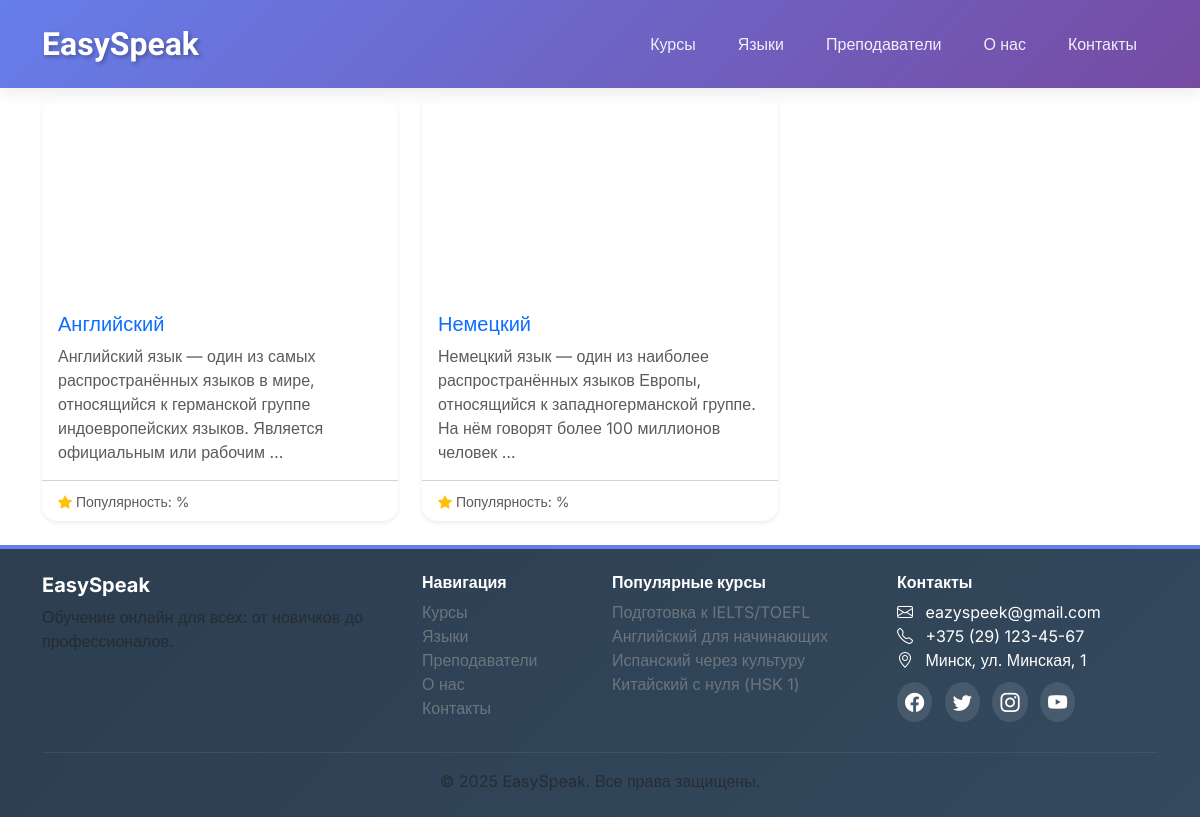
The page /courses/language/ on the database its author committed.
### courses/models/language.py (models this page shows, shortened)
class Language(models.Model):
    name = models.CharField('Название языка', max_length=50, unique=True)
    code = models.CharField('Код языка', max_length=10, unique=True)
    description = models.TextField('Описание языка', blank=True)
    is_active = models.BooleanField( 'Активный', default=True)
    flag_icon = models.CharField('Иконка флага', max_length=50, blank=True)
    class Meta:
        verbose_name = 'Язык'
        verbose_name_plural = 'Языки'
        ordering = ['name']
        indexes = [
            models.Index(fields=['is_active']),
        ]

### courses/views.py (the view)
# urls.py: path('language/',  LanguageListView.as_view(), name="language"),
class LanguageListView(ListView):
    model = Language
    template_name = 'courses/language.html'
    context_object_name = 'languages'
    def get_queryset(self):
        return Language.objects.filter(is_active=True).order_by('name')

### courses/templates/courses/language.html (shortened to what this page needs)
{% extends "courses/layout.html" %}
{% block content %}
<div class="d-flex justify-content-between align-items-center mb-4">
    <h1 class="mb-0">Все языки</h1>
</div>
<div class="row row-cols-1 row-cols-md-2 row-cols-lg-3 g-4">
    {% for language in languages %}
    <div class="col">
        <div class="card h-100 language-card shadow-sm">
            <div class="card-img-top" style="height: 200px;">
                <div class="d-flex align-items-center justify-content-center h-100">
                    <i class="bi bi-code-square text-white" style="font-size: 3rem;"></i>
                </div>
            </div>
            <div class="card-body d-flex flex-column">
                <h5 class="card-title text-primary">{{ language.name }}</h5>
                <p class="card-text text-muted flex-grow-1">
                    {{ language.description|truncatewords:20 }}
                </p>
            </div>
            <div class="card-footer bg-transparent">
                <small class="text-muted">
                    <i class="bi bi-star-fill text-warning"></i>
                    Популярность: {{ language.popularity }}%
                </small>
            </div>
        </div>
    </div>
    {% endfor %}
</div>
{% endblock %}

### courses/templates/courses/layout.html (style rules this page uses)
:root { --primary-color: #4a6cfa; --secondary-color: #ff6b6b; --text-dark: #2d3748; --text-light: #718096; --gradient-bg: linear-gradient(135deg, #667eea 0%, #764ba2 100%); }
body { font-family: 'Inter', sans-serif; color: var(--text-dark); display: flex; flex-direction: column; min-height: 100vh; }

### courses/templates/courses/language.html (style rules this page uses)
.language-card { transition: transform 0.2s ease-in-out, box-shadow 0.2s ease-in-out; border: none; border-radius: 15px; }
.card-img-top { border-top-left-radius: 15px; border-top-right-radius: 15px; }

### rows shown on the page
Language: name "Английский", description "Английский язык — один из самых распространённых языков в мире, относящийся к германской группе индоевропейских языков. Является официальным или рабочим …"
Language: name "Немецкий", description "Немецкий язык — один из наиболее распространённых языков Европы, относящийся к западногерманской группе. На нём говорят более 100 миллионов человек …"
